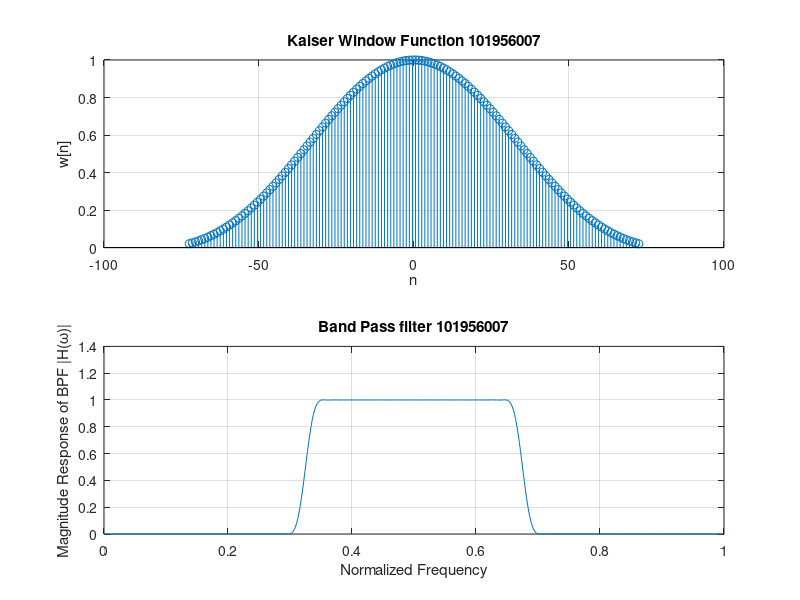

This figure's MATLAB source:
clc
clear all
close all

%%Parameters
wp1 = 0.30*pi;
ws1 = 0.35*pi;
wp2 = 0.65*pi;
ws2 = 0.70*pi;
tr_width = min((ws1 - wp1), (ws2-wp2));
wc1 = (wp1+ws1)/2;
wc2 = (wp2+ws2)/2;
delta = 0.001;

%%Window Function
A = -20*log10(delta);
if A>50
    bet = 0.1102*(A-8.7);
elseif A>=21 && A<=51
    bet = 0.5842*(A-21).^0.4 + 0.7886*(A-21);
else
    bet = 0;                                    
end
M = ceil((A-8)/(2.285*tr_width)) + 1;
w_n = kaiser(M,bet);

%%Band Pass filet cefficients
n = -(M-1)/2 : (M-1)/2;
fc1 = wc1/(2*pi);
fc2 = wc2/(2*pi);
hd = 2*fc2*(sinc(2*fc2*n)) - 2*fc1*(sinc(2*fc1*n));

%%Multiplication in time domain
h = hd.*w_n';

%%Frequency Response
[HW, WW] = freqz(h,1);

%%Plots
subplot(2,1,1);
stem(n,w_n);
title('Kaiser Window Function 101956007');
xlabel('n');
ylabel('w[n]');
grid on;

subplot(2,1,2)
plot(WW./pi, abs(HW));
title('Band Pass filter 101956007');
xlabel('Normalized Frequency');
ylabel('Magnitude Response of BPF |H(\omega)|');
grid on;